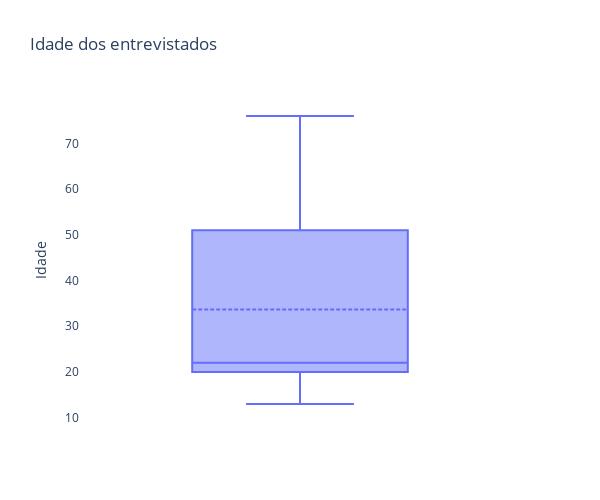

The notebook cell this image was saved under:
### Code cell
fig = go.Figure(go.Box(y=df.idade, name="", boxmean=True))
fig.update_layout(template="plotly_white", 
                title="Idade dos entrevistados",
                yaxis={"title": "Idade",
                        "showgrid": False,},
                width=600,
                height=500,
                )
fig.show()

### Figure 1 — Plotly figure (JSON) as saved in the notebook; plotly's stock layout.template omitted (floating-point values rounded to 4 significant figures; data arrays with more than 128 entries replaced by an {"elided": "..."} marker saying what was removed)
{"data": [{"boxmean": true, "name": "", "type": "box", "y": {"elided": "213 int values"}}], "layout": {"height": 500, "title": {"text": "Idade dos entrevistados"}, "width": 600, "yaxis": {"showgrid": false, "title": {"text": "Idade"}}}}
